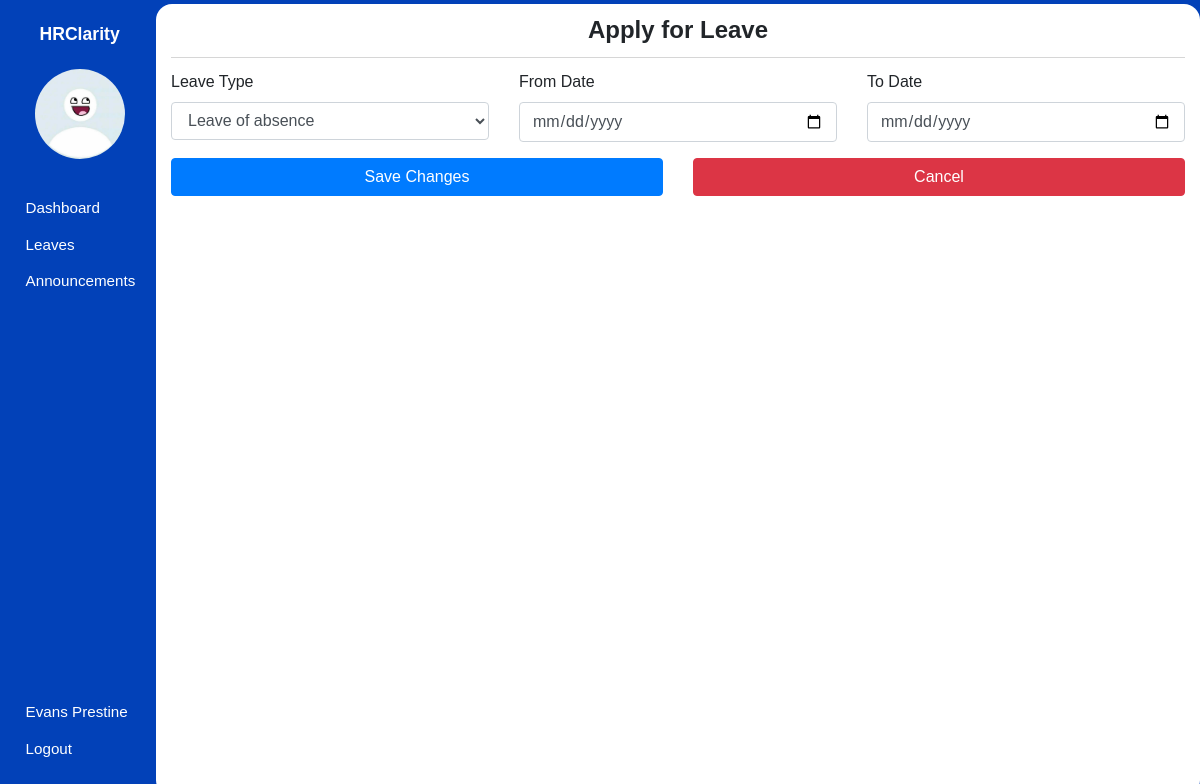
The page /employee/leaves/request (signed in) on the database its author committed.
### hrms/models.py (models this page shows, shortened)
class User(db.Model, UserMixin):
    id = db.Column(db.Integer, primary_key=True)
    first_name = db.Column(db.String(80), nullable=False)
    last_name = db.Column(db.String(120), nullable=False)
    dob = db.Column(db.Date, nullable=False)
    gender = db.Column(db.String(7), nullable=False)
    email_address = db.Column(db.String(120), nullable=False)
    phone_number = db.Column(db.String(20), nullable=False)
    national_id = db.Column(db.Integer, nullable=False)
    user_level = db.Column(db.Integer, nullable=False, default=1)
    user_type = db.Column(db.String(10), nullable=False, default='employee')
    password = db.Column(db.String(60), nullable=False)
    image_file = db.Column(db.String(20), nullable=False, default='default.jpg')
    leaves = db.relationship('Leave')
    occupation_id = db.Column(db.Integer, db.ForeignKey('occupation.id'), nullable=False)

### hrms/leaves/routes.py (the view, shortened to what this page needs)
@leaves.route('/employee/leaves/request', methods=['GET', 'POST'])
@login_required
def make_leave_request():
    form = MakeLeaveRequest()
    return render_template('employee/make_leave_request.html', page_title='Apply for Leave', form=form, user=current_user)

### hrms/leaves/forms.py
class MakeLeaveRequest(FlaskForm):
    leave_type = SelectField('Leave Type', choices=[('Leave of absence', 'Leave of absence'), ('Sick', 'Sick'), ('Maternal', 'Maternal'), ('Study', 'Study'), ('Sabbatical', 'Sabbatical')], validators=[DataRequired()], render_kw={"class":"form-control"})
    from_date = DateField('From Date', validators=[DataRequired()], render_kw={"class":"form-control"})
    to_date = DateField('To Date', validators=[DataRequired()], render_kw={"class":"form-control"})
    submit = SubmitField('Save Changes', render_kw={"class":"btn btn-primary btn-block"})

### hrms/models.py (called while the page is built)
@login_manager.user_loader
def load_user(user_id):
    user = User.query.filter_by(id=user_id).first()
    return user

### hrms/templates/employee/make_leave_request.html (shortened to what this page needs)
{% extends "main_layout.html" %} {% block body %}
<section class="app">
  {% include "aside.html" %}
  <main>
    <div class="main_container container-fluid login">
      <div class="body">
        <form action="" method="post">
          <h1>{{ page_title }}</h1>
          <div class="row">
            <div class="col">
              <div class="form-group">
                {{ form.leave_type.label }} {% if form.leave_type.errors %} {{
                form.leave_type }} {% for error in form.leave_type.errors %}
                <span class="text-danger">{{ error }}</span>
                {% endfor %} {% else %} {{ form.leave_type }} {% endif %}
              </div>
            </div>
            <div class="col">
              <div class="form-group">
                {{ form.from_date.label }} {% if form.from_date.errors %} {{
                form.from_date }} {% for error in form.from_date.errors %}
                <span class="text-danger">{{ error }}</span>
                {% endfor %} {% else %} {{ form.from_date }} {% endif %}
              </div>
            </div>
            <div class="col">
              <div class="form-group">
                {{ form.to_date.label }} {% if form.to_date.errors %} {{
                form.to_date }} {% for error in form.to_date.errors %}
                <span class="text-danger">{{ error }}</span>
                {% endfor %} {% else %} {{ form.to_date }} {% endif %}
              </div>
            </div>
          </div>
          <div class="row">
            <div class="col">{{ form.submit }}</div>
            <div class="col">
              <a
                href="{{ url_for('leaves.employee_view_leaves') }}"
                class="btn btn-danger btn-block"
                >Cancel</a
              >
            </div>
          </div>
        </form>
      </div>
    </div>
  </main>
</section>
{% endblock body %}

### hrms/templates/aside.html (shortened to what this page needs)
<aside>
  <h1 class="mt-3">HRClarity</h1>
  <div class="container text-center mt-4">
    <img src="{{ url_for('static', filename='images/profile_pictures/' ~ current_user.image_file ) }}" alt="Employee" class="rounded-circle" width="90" height="90" />
  </div>
  <div class="links">
    <ul>
      {% if current_user.user_level == 1 %}
        <li>
            <a href="{{ url_for('employee.employee_dashboard') }}">
                <span class="icon icon-home"></span>
                <span>Dashboard</span>
            </a>
        </li>
        <li>
            <a href="{{ url_for('leaves.employee_view_leaves') }}">
                <span class="icon icon-car"></span>
                <span>Leaves</span>
            </a>
        </li>
        <li>
            <a href="{{ url_for('announcements.employee_view_announcements') }}">
                <span class="icon icon-speaker"></span>
                <span>Announcements</span>
            </a>
        </li>
      {% endif %}
    </ul>
    <ul>
      <li>
        <a href="{{ url_for('user.profile_settings', employee_id=current_user.id) }}">
            <span class="icon icon-user"></span>
            <span>{{ user.first_name }} {{ user.last_name }}</span>
        </a>
      </li>
      <li>
        <a href="{{ url_for('user.logout') }}">
            <span class="icon icon-power-off"></span>
            <span>Logout</span>
        </a>
      </li>
    </ul>
  </div>
</aside>

### hrms/static/css/icomoon.css (style rules this page uses)
[class^="icon-"], [class*=" icon-"] { font-family: 'icomoon' !important; speak: none; font-style: normal; font-weight: normal; font-variant: normal; text-transform: none; line-height: 1; -webkit-font-smoothing: antialiased; -moz-osx-font-smoothing: grayscale; }
.icon-user:before { content: "\f007"; }
.icon-power-off:before { content: "\f011"; }
.icon-home:before { content: "\f015"; }
.icon-car:before { content: "\f1b9"; }
.icon-speaker:before { content: "\e32d"; }

### hrms/static/css/styles.css (style rules this page uses)
* { font-family: sans-serif, Arial, Helvetica; padding: 0; margin: 0; }
form h1 { border-bottom: 1px solid rgb(214, 214, 214); font-size: 1.5em; font-weight: bold; text-align: center; padding: 0.5em 0; margin: 0 0 0.5em; }
.app { background: #0241b8; height: 100vh; display: flex; align-items: center; }
.app aside { width: 13%; height: 100%; padding: 0.5em 0 0.2em 0.2em; color: #fff; }
.app aside h1 { font-size: 1.1em; font-weight: bold; text-align: center; }
.app aside .links ul { list-style: none; }
.app aside .links ul li { margin: 0.1em 0; padding: 6px; }
.app aside .links ul li a { text-decoration: none; color: #ffffff; display: flex; align-items: center; }
.app aside .links ul:nth-of-type(1) { margin: 2em 0; }
.app aside .links ul:nth-of-type(2) { position: absolute; bottom: 1em; }
.app aside .links .icon { margin: 0 0.3em 0 0; }
.app aside .links a span:nth-of-type(2), .app aside .links .icon { font-size: 0.95em; }
.app main { width: 87%; height: 99vh; overflow-y: auto; z-index: 5; }
.app main .main_container { border-radius: 16px; background: #fff; padding-bottom: 12px; height: 100%; overflow: auto; }

### rows shown on the page
User: image_file (placeholder picture), first_name "Evans", last_name "Prestine"

### other values the page prints
{{ page_title }} "Apply for Leave"
